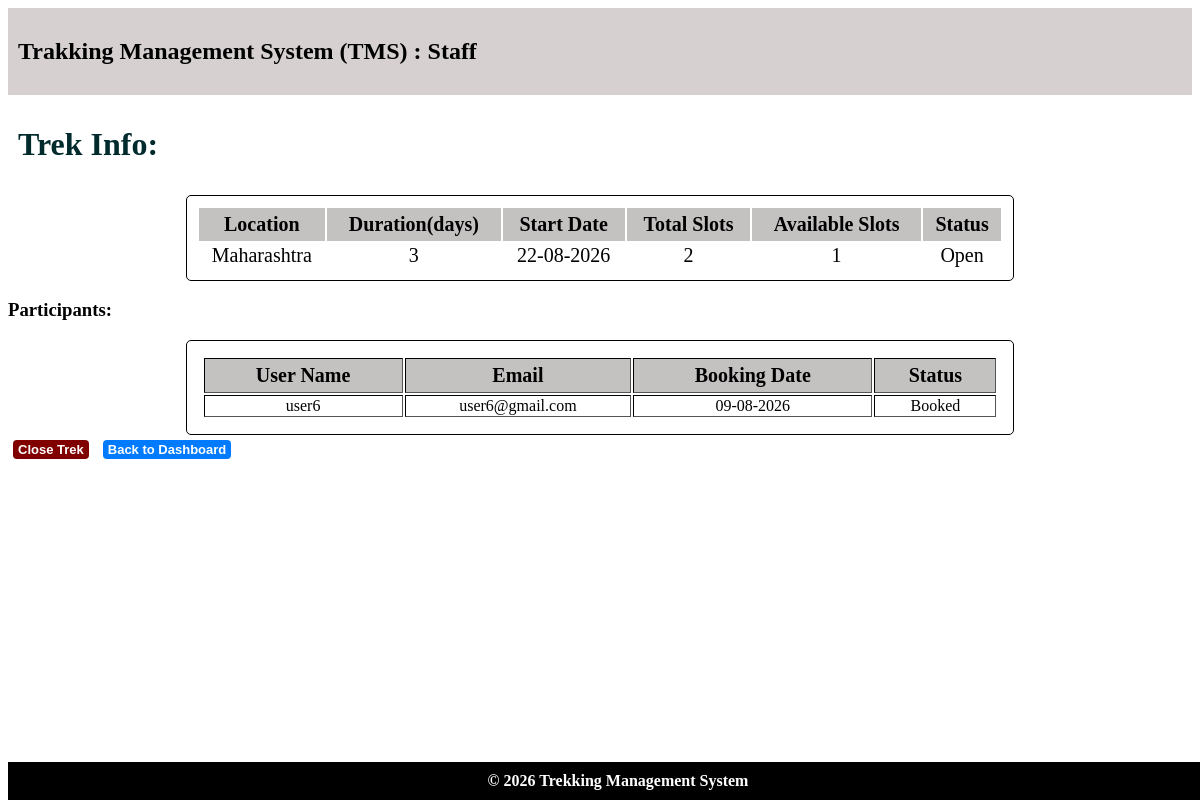
The page /staff/14/trek/6 on the database its author committed.
### models.py (models this page shows)
class Treks(db.Model):
    __tablename__ = "treks"
    trek_id = db.Column(db.Integer,primary_key=True)
    trek_name = db.Column(db.String, nullable=False)
    location = db.Column(db.String, nullable=False)
    duration_days = db.Column(db.Integer,nullable=False)
    total_slots = db.Column(db.Integer,nullable=False)
    avail_slots = db.Column(db.Integer,nullable=False)
    staff_id = db.Column(db.Integer,db.ForeignKey("staff_profiles.staff_id"),nullable=True)
    difficulty = db.Column(db.Integer,nullable=False, default=0)    # 0 = Easy, 1 = Moderate, 2 = Hard
    trek_status = db.Column(db.Integer,nullable=False,default=0)    # 0 = Pending, 1 = Approved, 2 = Open, 3 = Closed, 4 = Completed
    start_date = db.Column(db.Date,nullable=False)
    end_date = db.Column(db.Date, nullable=False)
    description = db.Column(db.String,nullable=False)
    bookings = db.relationship(
        "Bookings",
        cascade="all, delete",
        backref="treks"
    )

class Bookings(db.Model):
    __tablename__ = "bookings"
    booking_id = db.Column(db.Integer,primary_key=True)
    trekker_id = db.Column(db.Integer,db.ForeignKey("trekker_profiles.trekker_id"),nullable=False)
    trek_id = db.Column(db.Integer,db.ForeignKey("treks.trek_id"),nullable=False)
    booking_status = db.Column(db.Integer,nullable=False,default=0)     # 0 = Booked, 1 = Cancelled  2 = Completed
    booking_date = db.Column(db.Date,nullable=False)
    __table_args__ = (
        db.UniqueConstraint(
            "trekker_id",
            "trek_id",
            name="unique_trekker_trek"
        ),
    )

class Trekker_Profiles(db.Model):
    __tablename__ = "trekker_profiles"
    trekker_id = db.Column(db.Integer,db.ForeignKey("users.id"),primary_key=True)
    name = db.Column(db.String, nullable=False)
    phone = db.Column(db.String, nullable=False)
    address = db.Column(db.String, nullable=False)
    emergency_contact = db.Column(db.String, nullable=False)
    status = db.Column(db.Integer,nullable=False,default=0) # 0 = Registered, # 1 = Blacklisted
    bookings = db.relationship(
        "Bookings",
        cascade="all, delete",
        backref="trekker_profiles"
    )

class Users(db.Model):
    __tablename__ = "users"
    id = db.Column(db.Integer, primary_key=True)
    email = db.Column(db.String, unique=True, nullable=False)
    password = db.Column(db.String, nullable=False)
    role = db.Column(db.Integer, nullable=False, default=1) # 0 = Admin, 1 = Trekker, 2 = Staff
    trekker_profile = db.relationship(
        "Trekker_Profiles",
        cascade="all, delete",
        backref="users",
        uselist=False
    )
    staff_profile = db.relationship(
        "Staff_Profiles",
        cascade="all, delete",
        backref="users",
        uselist=False
    )

### controller.py (the view)
@app.route("/staff/<int:staff_id>/trek/<int:trek_id>")
def staff_trek(staff_id, trek_id):
    trek = db.session.query(Treks).filter(Treks.trek_id == trek_id).first()
    if not trek:
        return "Trek not found."
    bookings = db.session.query(Bookings).filter(Bookings.trek_id == trek_id).all()
    return render_template("staff_treks.html",trek=trek,bookings=bookings,staff_id=staff_id)

### templates/staff_treks.html (shortened to what this page needs)
<!DOCTYPE html>
<html lang="en">
<head>
    <link rel="stylesheet" href="/static/main.css">
</head>
<body>
    <header>
        <h2>Trakking Management System (TMS) : Staff</h2>
    </header>
    <main>
        <h1>Trek Info: </h1>
        <table class="Dashboard">
            <tr><th>Location</th>   <th>Duration(days)</th> <th>Start Date</th> <th>Total Slots</th> <th>Available Slots</th> <th>Status</th></tr>
            <tr><td>{{ trek.location }}</td>
                <td>{{ trek.duration_days }}</td>
                <td>{{ trek.start_date.strftime('%d-%m-%Y') }}</td>
                <td>{{ trek.total_slots }}</td>
                <td>{{ trek.avail_slots }}</td>
                <td>
                    {% if trek.trek_status == 1 %}
                        Approved
                    {% elif trek.trek_status == 2 %}
                        Open
                    {% elif trek.trek_status == 3 %}
                        Closed
                    {% elif trek.trek_status == 4 %}
                        Completed
                    {% endif %}
                </td>
            </tr>
        </table>
        <h3>Participants: </h3>
        <table class="normal" border="1">
            <tr><th>User Name</th> <th>Email</th>   <th>Booking Date</th>   <th>Status</th></tr>
            {% for booking in bookings %}
            <tr><td>{{ booking.trekker_profiles.name }}</td>
                <td>{{ booking.trekker_profiles.users.email }}</td>
                <td>{{ booking.booking_date.strftime('%d-%m-%Y') }}</td>
                <td>
                    {% if booking.booking_status == 0 %}
                        Booked
                    {% elif booking.booking_status == 1 %}
                        Cancelled
                    {% elif booking.booking_status == 2 %}
                        Completed
                    {% endif %}
                </td>
            </tr>
        {% else %}
        <tr><td colspan="4">No participants yet.</td></tr>
        {% endfor %}
        </table>
        {% if trek.trek_status == 2 %}
        <a href="{{ url_for('close_trek',staff_id=staff_id,trek_id=trek.trek_id) }}"class="btn-link btn-danger">
            Close Trek</a>
        {% elif trek.trek_status == 3 %}
        <a href="{{ url_for('complete_trek',staff_id=staff_id,trek_id=trek.trek_id) }}"class="btn-link btn-done">
        Mark as Completed</a>
        {% endif %}
        <a href="{{ url_for('staff_dashboard',staff_id=staff_id) }}"class="btn-link">
        Back to Dashboard</a>
        </main>
    <footer>© 2026 Trekking Management System</footer>
</body>
</html>

### static/main.css (style rules this page uses)
body { padding-bottom: 50px; }
footer { background:black; color:white; text-align:center; font-weight:bold; padding:10px; bottom: 0; position: fixed; width: 100%; }
header { background:rgb(214, 208, 208); text-align: justify; padding:10px; }
table th { background: rgb(196, 193, 193); font-size: 20px; padding: 5px; }
.Dashboard { margin: auto; width:70%; padding:10px; font-size: medium; border: 1px solid black; border-radius: 5px; text-align: center; font-size: 20px; }
.normal { text-align: center; padding: 15px; margin:auto; width:70%; border: 1px solid black; border-radius: 5px; }
h1 { padding: 10px; color: rgb(1, 42, 45); }
.btn-link { display: inline-block; padding: 2px 5px; text-decoration: none; font-family: sans-serif; font-weight: bold; font-size: small; background-color: #007bff; color: #ffffff; border-radius: 4px; transition: background-color 0.2s ease; cursor: pointer; margin: 5px; }
.btn-danger { background-color: maroon; color: #ffffff; border-radius: 4px; }

### rows shown on the page
Treks: location "Maharashtra", duration_days "3", start_date "22-08-2026", total_slots "2", avail_slots "1"
Bookings: trekker_profiles.name "user6", trekker_profiles.users.email "user6@gmail.com", booking_date "09-08-2026", booking_status "Booked"
